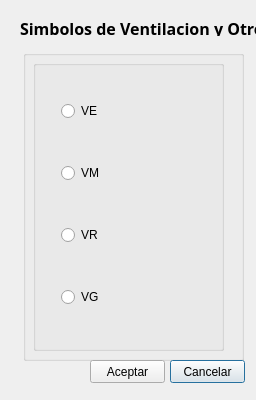
<?xml version="1.0" encoding="UTF-8"?>
<ui version="4.0">
 <class>TramosActionBase</class>
 <widget class="QDialog" name="TramosActionBase">
  <property name="geometry">
   <rect>
    <x>0</x>
    <y>0</y>
    <width>256</width>
    <height>400</height>
   </rect>
  </property>
  <property name="windowTitle">
   <string>Digitalización de la Red de Aguas</string>
  </property>
  <property name="modal">
   <bool>true</bool>
  </property>
  <widget class="QLabel" name="label">
   <property name="geometry">
    <rect>
     <x>20</x>
     <y>20</y>
     <width>251</width>
     <height>16</height>
    </rect>
   </property>
   <property name="font">
    <font>
     <family>Bell MT</family>
     <pointsize>12</pointsize>
     <weight>75</weight>
     <italic>false</italic>
     <bold>true</bold>
    </font>
   </property>
   <property name="text">
    <string>Simbolos de Ventilacion y Otros</string>
   </property>
   <property name="textFormat">
    <enum>Qt::AutoText</enum>
   </property>
  </widget>
  <widget class="QGroupBox" name="groupBox">
   <property name="geometry">
    <rect>
     <x>23</x>
     <y>50</y>
     <width>221</width>
     <height>311</height>
    </rect>
   </property>
   <property name="sizePolicy">
    <sizepolicy hsizetype="Fixed" vsizetype="Fixed">
     <horstretch>0</horstretch>
     <verstretch>0</verstretch>
    </sizepolicy>
   </property>
   <property name="font">
    <font>
     <weight>75</weight>
     <bold>true</bold>
    </font>
   </property>
   <property name="title">
    <string/>
   </property>
   <widget class="QGroupBox" name="groupBox_2">
    <property name="geometry">
     <rect>
      <x>10</x>
      <y>10</y>
      <width>191</width>
      <height>291</height>
     </rect>
    </property>
    <property name="font">
     <font>
      <weight>75</weight>
      <bold>true</bold>
     </font>
    </property>
    <property name="title">
     <string/>
    </property>
    <widget class="QWidget" name="gridLayoutWidget_4">
     <property name="geometry">
      <rect>
       <x>10</x>
       <y>20</y>
       <width>161</width>
       <height>251</height>
      </rect>
     </property>
     <layout class="QGridLayout" name="gridLayout_4">
      <item row="0" column="1">
       <widget class="QLabel" name="ve_inicio_8">
        <property name="sizePolicy">
         <sizepolicy hsizetype="Fixed" vsizetype="Fixed">
          <horstretch>0</horstretch>
          <verstretch>0</verstretch>
         </sizepolicy>
        </property>
        <property name="maximumSize">
         <size>
          <width>50</width>
          <height>50</height>
         </size>
        </property>
        <property name="text">
         <string/>
        </property>
        <property name="scaledContents">
         <bool>true</bool>
        </property>
       </widget>
      </item>
      <item row="2" column="1">
       <widget class="QLabel" name="vr_inicio_10">
        <property name="sizePolicy">
         <sizepolicy hsizetype="Fixed" vsizetype="Fixed">
          <horstretch>0</horstretch>
          <verstretch>0</verstretch>
         </sizepolicy>
        </property>
        <property name="maximumSize">
         <size>
          <width>50</width>
          <height>50</height>
         </size>
        </property>
        <property name="text">
         <string/>
        </property>
        <property name="scaledContents">
         <bool>true</bool>
        </property>
       </widget>
      </item>
      <item row="0" column="0">
       <widget class="QRadioButton" name="rb_inicio_ve">
        <property name="sizePolicy">
         <sizepolicy hsizetype="Fixed" vsizetype="Fixed">
          <horstretch>0</horstretch>
          <verstretch>0</verstretch>
         </sizepolicy>
        </property>
        <property name="maximumSize">
         <size>
          <width>50</width>
          <height>50</height>
         </size>
        </property>
        <property name="font">
         <font>
          <weight>50</weight>
          <bold>false</bold>
         </font>
        </property>
        <property name="text">
         <string>VE</string>
        </property>
       </widget>
      </item>
      <item row="2" column="0">
       <widget class="QRadioButton" name="rb_inicio_vr">
        <property name="enabled">
         <bool>true</bool>
        </property>
        <property name="sizePolicy">
         <sizepolicy hsizetype="Fixed" vsizetype="Fixed">
          <horstretch>0</horstretch>
          <verstretch>0</verstretch>
         </sizepolicy>
        </property>
        <property name="maximumSize">
         <size>
          <width>50</width>
          <height>50</height>
         </size>
        </property>
        <property name="font">
         <font>
          <weight>50</weight>
          <bold>false</bold>
         </font>
        </property>
        <property name="text">
         <string>VR</string>
        </property>
       </widget>
      </item>
      <item row="1" column="1">
       <widget class="QLabel" name="vm_inicio_9">
        <property name="sizePolicy">
         <sizepolicy hsizetype="Fixed" vsizetype="Fixed">
          <horstretch>0</horstretch>
          <verstretch>0</verstretch>
         </sizepolicy>
        </property>
        <property name="maximumSize">
         <size>
          <width>50</width>
          <height>50</height>
         </size>
        </property>
        <property name="text">
         <string/>
        </property>
        <property name="scaledContents">
         <bool>true</bool>
        </property>
       </widget>
      </item>
      <item row="1" column="0">
       <widget class="QRadioButton" name="rb_inicio_vm">
        <property name="enabled">
         <bool>true</bool>
        </property>
        <property name="sizePolicy">
         <sizepolicy hsizetype="Fixed" vsizetype="Fixed">
          <horstretch>0</horstretch>
          <verstretch>0</verstretch>
         </sizepolicy>
        </property>
        <property name="maximumSize">
         <size>
          <width>50</width>
          <height>50</height>
         </size>
        </property>
        <property name="font">
         <font>
          <weight>50</weight>
          <bold>false</bold>
         </font>
        </property>
        <property name="text">
         <string>VM</string>
        </property>
       </widget>
      </item>
      <item row="3" column="0">
       <widget class="QRadioButton" name="rb_inicio_vg">
        <property name="enabled">
         <bool>true</bool>
        </property>
        <property name="sizePolicy">
         <sizepolicy hsizetype="Fixed" vsizetype="Fixed">
          <horstretch>0</horstretch>
          <verstretch>0</verstretch>
         </sizepolicy>
        </property>
        <property name="maximumSize">
         <size>
          <width>50</width>
          <height>50</height>
         </size>
        </property>
        <property name="font">
         <font>
          <weight>50</weight>
          <bold>false</bold>
         </font>
        </property>
        <property name="text">
         <string>VG</string>
        </property>
       </widget>
      </item>
      <item row="3" column="1">
       <widget class="QLabel" name="vg_inicio_11">
        <property name="sizePolicy">
         <sizepolicy hsizetype="Fixed" vsizetype="Fixed">
          <horstretch>0</horstretch>
          <verstretch>0</verstretch>
         </sizepolicy>
        </property>
        <property name="maximumSize">
         <size>
          <width>50</width>
          <height>50</height>
         </size>
        </property>
        <property name="text">
         <string/>
        </property>
        <property name="scaledContents">
         <bool>true</bool>
        </property>
       </widget>
      </item>
     </layout>
    </widget>
   </widget>
  </widget>
  <widget class="QPushButton" name="cancel">
   <property name="geometry">
    <rect>
     <x>170</x>
     <y>360</y>
     <width>75</width>
     <height>23</height>
    </rect>
   </property>
   <property name="text">
    <string>Cancelar</string>
   </property>
  </widget>
  <widget class="QPushButton" name="ok">
   <property name="enabled">
    <bool>true</bool>
   </property>
   <property name="geometry">
    <rect>
     <x>90</x>
     <y>360</y>
     <width>75</width>
     <height>23</height>
    </rect>
   </property>
   <property name="text">
    <string>Aceptar</string>
   </property>
  </widget>
 </widget>
 <tabstops>
  <tabstop>ok</tabstop>
  <tabstop>cancel</tabstop>
 </tabstops>
 <resources/>
 <connections>
  <connection>
   <sender>ok</sender>
   <signal>clicked()</signal>
   <receiver>TramosActionBase</receiver>
   <slot>accept()</slot>
   <hints>
    <hint type="sourcelabel">
     <x>327</x>
     <y>481</y>
    </hint>
    <hint type="destinationlabel">
     <x>226</x>
     <y>247</y>
    </hint>
   </hints>
  </connection>
  <connection>
   <sender>cancel</sender>
   <signal>clicked()</signal>
   <receiver>TramosActionBase</receiver>
   <slot>reject()</slot>
   <hints>
    <hint type="sourcelabel">
     <x>407</x>
     <y>481</y>
    </hint>
    <hint type="destinationlabel">
     <x>226</x>
     <y>247</y>
    </hint>
   </hints>
  </connection>
 </connections>
</ui>
